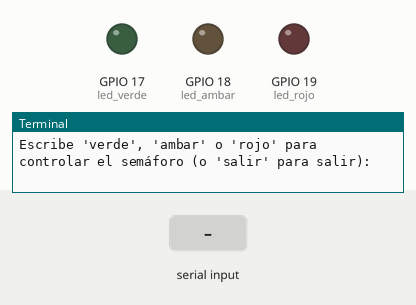
Simulated run of this program. Board: Raspberry Pi (BCM pin numbers). Shown: output pins drawn as LEDs (lit = HIGH), the last lines printed to the terminal. The inputs (shaded band) are chosen by the test bench.

Above: at 1.2 s.
1.3 s: "verde" typed at the terminal, then Enter
At 2.1 s:
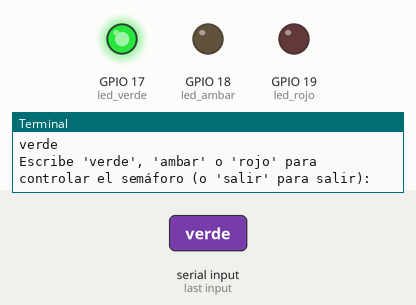
2.8 s: "ambar" typed at the terminal, then Enter
At 3.3 s:
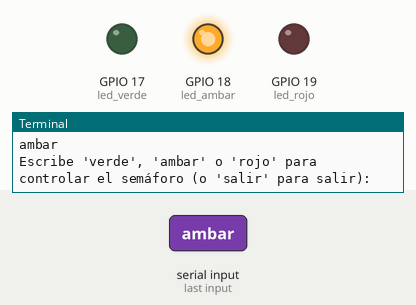
4.3 s: "rojo" typed at the terminal, then Enter
At 5.6 s:
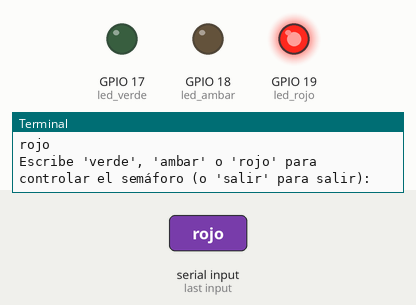
Timing chart, 0 to 7.3 s (numbered marks = the images above; inputs shaded):
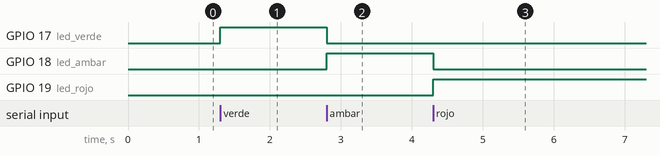

Measured:
- after the input at 1.3 s, GPIO 17 (led_verde): LOW → HIGH at once
- after the input at 2.8 s, GPIO 17 (led_verde): HIGH → LOW at once; GPIO 18 (led_ambar): LOW → HIGH at once
- after the input at 4.3 s, GPIO 18 (led_ambar): HIGH → LOW at once; GPIO 19 (led_rojo): LOW → HIGH at once

The program:

E1.py
```python
"""
Archivo: Ejercicio2.py
Equipo: #6
Integrantes del equipo: Integrante #1 Eduardo Isaac Dávila Bernal
                        Integrante #2 Natalia Victoria Nava
                        Integrante #3 Araujo Galan Maximiliano
Fecha: 09 / 10 / 2023
Descripcion: Escribe un programa de control de LEDs utilizando GPIO Zero para simbolizar un semaforo: LED Verde, Ámbar y Rojo. Por consola se escribe si queremos el siga (Verde), precaución (Ámbar) y alto (Rojo).
"""

from gpiozero import LED
from time import sleep

# Configura los pines GPIO para los LEDs
led_verde = LED(17)  # Cambia el número de pin según tu configuración
led_ambar = LED(18)  # Cambia el número de pin según tu configuración
led_rojo = LED(19)   # Cambia el número de pin según tu configuración

# Función para controlar el semáforo
def controlar_semaforo(estado):
    if estado == "verde":
        led_verde.on()
        led_ambar.off()
        led_rojo.off()
    elif estado == "ambar":
        led_verde.off()
        led_ambar.on()
        led_rojo.off()
    elif estado == "rojo":
        led_verde.off()
        led_ambar.off()
        led_rojo.on()
    else:
        print("Estado desconocido")

try:
    while True:
        opcion = input("Escribe 'verde', 'ambar' o 'rojo' para controlar el semáforo (o 'salir' para salir): ")
        if opcion == "salir":
            break
        controlar_semaforo(opcion)
except KeyboardInterrupt:
    pass
finally:
    # Apaga todos los LEDs antes de salir
    led_verde.off()
    led_ambar.off()
    led_rojo.off()
```
